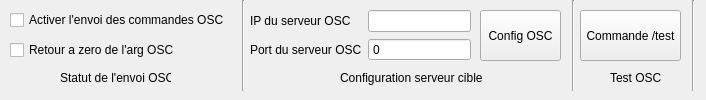
   <widget class="QWidget" name="tab_4">
    <attribute name="title">
     <string>OSC</string>
    </attribute>
    <widget class="QCheckBox" name="osc_active">
     <property name="geometry">
      <rect>
       <x>10</x>
       <y>10</y>
       <width>221</width>
       <height>20</height>
      </rect>
     </property>
     <property name="text">
      <string>Activer l'envoi des commandes OSC</string>
     </property>
    </widget>
    <widget class="Line" name="line_4">
     <property name="geometry">
      <rect>
       <x>240</x>
       <y>0</y>
       <width>7</width>
       <height>91</height>
      </rect>
     </property>
     <property name="orientation">
      <enum>Qt::Orientation::Vertical</enum>
     </property>
    </widget>
    <widget class="QWidget" name="formLayoutWidget_2">
     <property name="geometry">
      <rect>
       <x>250</x>
       <y>10</y>
       <width>221</width>
       <height>68</height>
      </rect>
     </property>
     <layout class="QFormLayout" name="formLayout_2">
      <item row="0" column="0">
       <widget class="QLabel" name="iPDuServeurOSCLabel">
        <property name="text">
         <string>IP du serveur OSC</string>
        </property>
       </widget>
      </item>
      <item row="0" column="1">
       <widget class="QLineEdit" name="osc_server_ip">
        <property name="enabled">
         <bool>true</bool>
        </property>
        <property name="readOnly">
         <bool>true</bool>
        </property>
       </widget>
      </item>
      <item row="1" column="0">
       <widget class="QLabel" name="portDuServeurOSCLabel">
        <property name="text">
         <string>Port du serveur OSC</string>
        </property>
       </widget>
      </item>
      <item row="1" column="1">
       <widget class="QSpinBox" name="osc_server_port">
        <property name="enabled">
         <bool>true</bool>
        </property>
        <property name="readOnly">
         <bool>true</bool>
        </property>
        <property name="buttonSymbols">
         <enum>QAbstractSpinBox::ButtonSymbols::NoButtons</enum>
        </property>
        <property name="maximum">
         <number>100000</number>
        </property>
       </widget>
      </item>
     </layout>
    </widget>
    <widget class="QToolButton" name="osc_ping">
     <property name="geometry">
      <rect>
       <x>580</x>
       <y>10</y>
       <width>101</width>
       <height>51</height>
      </rect>
     </property>
     <property name="text">
      <string>Commande /test</string>
     </property>
     <property name="icon">
      <iconset>
       <normaloff>icon/32x32_antenna.png</normaloff>icon/32x32_antenna.png</iconset>
     </property>
     <property name="iconSize">
      <size>
       <width>25</width>
       <height>25</height>
      </size>
     </property>
     <property name="toolButtonStyle">
      <enum>Qt::ToolButtonStyle::ToolButtonTextUnderIcon</enum>
     </property>
    </widget>
    <widget class="QToolButton" name="osc_config">
     <property name="geometry">
      <rect>
       <x>480</x>
       <y>10</y>
       <width>81</width>
       <height>51</height>
      </rect>
     </property>
     <property name="text">
      <string>Config OSC</string>
     </property>
     <property name="icon">
      <iconset>
       <normaloff>icon/32x32_config.png</normaloff>icon/32x32_config.png</iconset>
     </property>
     <property name="iconSize">
      <size>
       <width>25</width>
       <height>25</height>
      </size>
     </property>
     <property name="toolButtonStyle">
      <enum>Qt::ToolButtonStyle::ToolButtonTextUnderIcon</enum>
     </property>
    </widget>
    <widget class="Line" name="line_13">
     <property name="geometry">
      <rect>
       <x>570</x>
       <y>0</y>
       <width>7</width>
       <height>91</height>
      </rect>
     </property>
     <property name="orientation">
      <enum>Qt::Orientation::Vertical</enum>
     </property>
    </widget>
    <widget class="Line" name="line_14">
     <property name="geometry">
      <rect>
       <x>690</x>
       <y>0</y>
       <width>7</width>
       <height>91</height>
      </rect>
     </property>
     <property name="orientation">
      <enum>Qt::Orientation::Vertical</enum>
     </property>
    </widget>
    <widget class="QLabel" name="label_12">
     <property name="geometry">
      <rect>
       <x>60</x>
       <y>70</y>
       <width>111</width>
       <height>16</height>
      </rect>
     </property>
     <property name="text">
      <string>Statut de l'envoi OSC</string>
     </property>
    </widget>
    <widget class="QLabel" name="label_13">
     <property name="geometry">
      <rect>
       <x>340</x>
       <y>70</y>
       <width>151</width>
       <height>16</height>
      </rect>
     </property>
     <property name="text">
      <string>Configuration serveur cible</string>
     </property>
    </widget>
    <widget class="QLabel" name="label_14">
     <property name="geometry">
      <rect>
       <x>610</x>
       <y>70</y>
       <width>51</width>
       <height>16</height>
      </rect>
     </property>
     <property name="text">
      <string>Test OSC</string>
     </property>
    </widget>
    <widget class="QCheckBox" name="osc_rtz">
     <property name="geometry">
      <rect>
       <x>10</x>
       <y>40</y>
       <width>221</width>
       <height>20</height>
      </rect>
     </property>
     <property name="text">
      <string>Retour a zero de l'arg OSC</string>
     </property>
    </widget>
   </widget>
